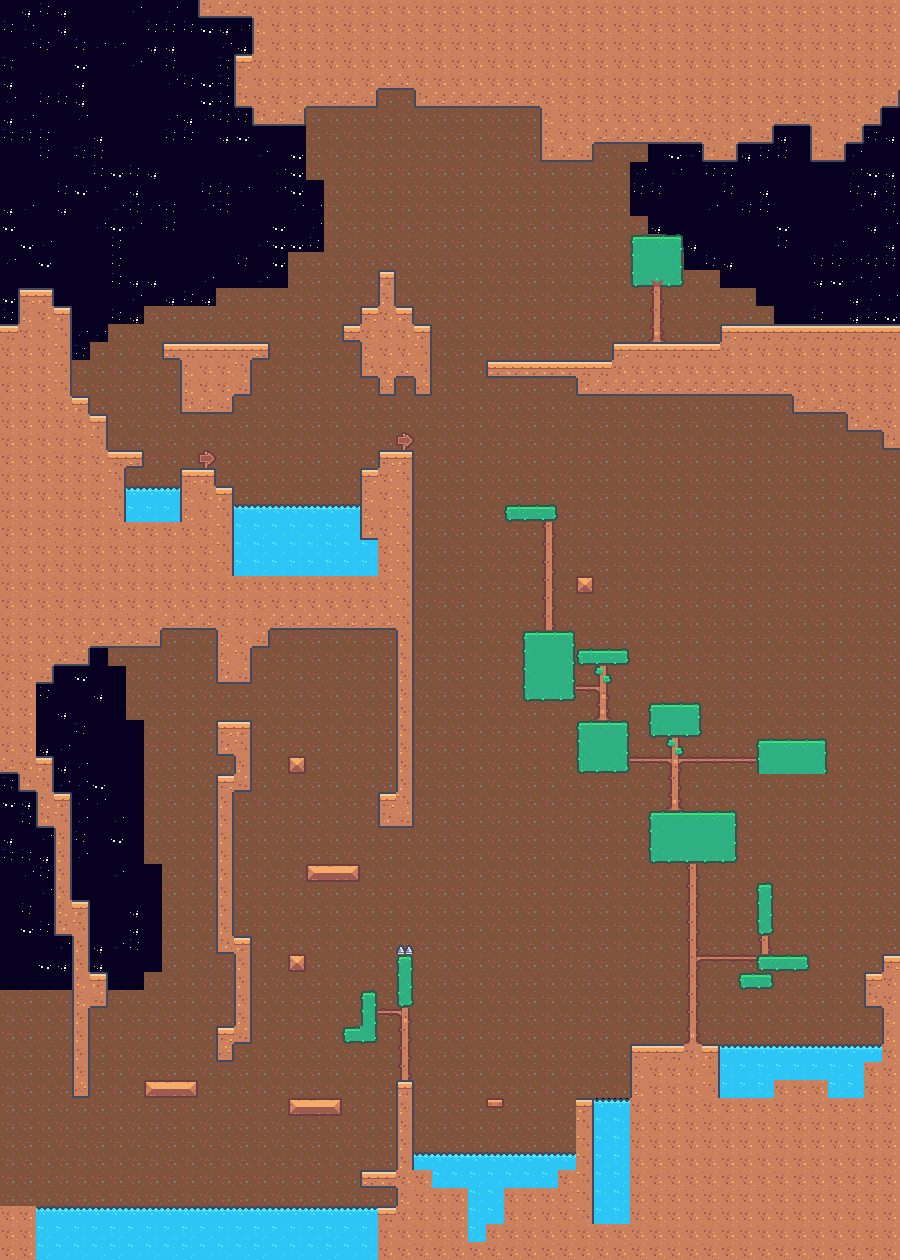

This is a level from a 2D game, rendered from its Tiled map with the project's own tilesets. A one-line summary and the map file follow, with tile-layer data summarised:
An orthogonal 50x70 tile map with 18x18 px tiles, 2 tile layers (background, Ground-n-Platforms), 2 tilesets and 44 objects (28x drown, 11x coin, spawnPoint, respawn, key, ...).

<map version="1.10" tiledversion="1.10.2" orientation="orthogonal" renderorder="right-down" width="50" height="70" tilewidth="18" tileheight="18" infinite="0" nextlayerid="10" nextobjectid="88">
 <editorsettings>
  <export target="platformer-level-3.tmj" format="json" />
 </editorsettings>
 <tileset firstgid="1" name="tilemap_packed2" tilewidth="18" tileheight="18" tilecount="180" columns="20">
  <image source="background.png" width="365" height="163" />
 </tileset>
 <tileset firstgid="181" name="kenny_tilemap_packed" tilewidth="18" tileheight="18" tilecount="180" columns="20">
  <image source="tilemap_packed.png" width="360" height="162" />
  <tile id="0">
   <properties>
    <property name="collides" type="bool" value="true" />
   </properties>
  </tile>
  <tile id="1">
   <properties>
    <property name="collides" type="bool" value="true" />
   </properties>
  </tile>
  <tile id="2">
   <properties>
    <property name="collides" type="bool" value="true" />
   </properties>
  </tile>
  <tile id="3">
   <properties>
    <property name="collides" type="bool" value="true" />
   </properties>
  </tile>
  <tile id="16">
   <properties>
    <property name="collides" type="bool" value="true" />
   </properties>
  </tile>
  <tile id="17">
   <properties>
    <property name="collides" type="bool" value="true" />
   </properties>
  </tile>
  <tile id="18">
   <properties>
    <property name="collides" type="bool" value="true" />
   </properties>
  </tile>
  <tile id="19">
   <properties>
    <property name="collides" type="bool" value="true" />
   </properties>
  </tile>
  <tile id="20">
   <properties>
    <property name="collides" type="bool" value="true" />
   </properties>
  </tile>
  <tile id="21">
   <properties>
    <property name="collides" type="bool" value="true" />
   </properties>
  </tile>
  <tile id="22">
   <properties>
    <property name="collides" type="bool" value="true" />
   </properties>
  </tile>
  <tile id="23">
   <properties>
    <property name="collides" type="bool" value="true" />
   </properties>
  </tile>
  <tile id="36">
   <properties>
    <property name="collides" type="bool" value="true" />
   </properties>
  </tile>
  <tile id="37">
   <properties>
    <property name="collides" type="bool" value="true" />
   </properties>
  </tile>
  <tile id="38">
   <properties>
    <property name="collides" type="bool" value="true" />
   </properties>
  </tile>
  <tile id="39">
   <properties>
    <property name="collides" type="bool" value="true" />
   </properties>
  </tile>
  <tile id="40">
   <properties>
    <property name="collides" type="bool" value="true" />
   </properties>
  </tile>
  <tile id="41">
   <properties>
    <property name="collides" type="bool" value="true" />
   </properties>
  </tile>
  <tile id="42">
   <properties>
    <property name="collides" type="bool" value="true" />
   </properties>
  </tile>
  <tile id="43">
   <properties>
    <property name="collides" type="bool" value="true" />
   </properties>
  </tile>
  <tile id="47">
   <properties>
    <property name="collides" type="bool" value="true" />
   </properties>
  </tile>
  <tile id="48">
   <properties>
    <property name="collides" type="bool" value="true" />
   </properties>
  </tile>
  <tile id="49">
   <properties>
    <property name="collides" type="bool" value="true" />
   </properties>
  </tile>
  <tile id="50">
   <properties>
    <property name="collides" type="bool" value="true" />
   </properties>
  </tile>
  <tile id="56">
   <properties>
    <property name="collides" type="bool" value="true" />
   </properties>
  </tile>
  <tile id="57">
   <properties>
    <property name="collides" type="bool" value="true" />
   </properties>
  </tile>
  <tile id="58">
   <properties>
    <property name="collides" type="bool" value="true" />
   </properties>
  </tile>
  <tile id="59">
   <properties>
    <property name="collides" type="bool" value="true" />
   </properties>
  </tile>
  <tile id="60">
   <properties>
    <property name="collides" type="bool" value="true" />
   </properties>
  </tile>
  <tile id="61">
   <properties>
    <property name="collides" type="bool" value="true" />
   </properties>
  </tile>
  <tile id="62">
   <properties>
    <property name="collides" type="bool" value="true" />
   </properties>
  </tile>
  <tile id="63">
   <properties>
    <property name="collides" type="bool" value="true" />
   </properties>
  </tile>
  <tile id="76">
   <properties>
    <property name="collides" type="bool" value="true" />
   </properties>
  </tile>
  <tile id="77">
   <properties>
    <property name="collides" type="bool" value="true" />
   </properties>
  </tile>
  <tile id="78">
   <properties>
    <property name="collides" type="bool" value="true" />
   </properties>
  </tile>
  <tile id="79">
   <properties>
    <property name="collides" type="bool" value="true" />
   </properties>
  </tile>
  <tile id="80">
   <properties>
    <property name="collides" type="bool" value="true" />
   </properties>
  </tile>
  <tile id="81">
   <properties>
    <property name="collides" type="bool" value="true" />
   </properties>
  </tile>
  <tile id="82">
   <properties>
    <property name="collides" type="bool" value="true" />
   </properties>
  </tile>
  <tile id="83">
   <properties>
    <property name="collides" type="bool" value="true" />
   </properties>
  </tile>
  <tile id="100">
   <properties>
    <property name="collides" type="bool" value="true" />
   </properties>
  </tile>
  <tile id="101">
   <properties>
    <property name="collides" type="bool" value="true" />
   </properties>
  </tile>
  <tile id="102">
   <properties>
    <property name="collides" type="bool" value="true" />
   </properties>
  </tile>
  <tile id="103">
   <properties>
    <property name="collides" type="bool" value="true" />
   </properties>
  </tile>
  <tile id="105">
   <properties>
    <property name="collides" type="bool" value="true" />
   </properties>
  </tile>
  <tile id="106">
   <properties>
    <property name="collides" type="bool" value="true" />
   </properties>
  </tile>
  <tile id="120">
   <properties>
    <property name="collides" type="bool" value="true" />
   </properties>
  </tile>
  <tile id="121">
   <properties>
    <property name="collides" type="bool" value="true" />
   </properties>
  </tile>
  <tile id="122">
   <properties>
    <property name="collides" type="bool" value="true" />
   </properties>
  </tile>
  <tile id="123">
   <properties>
    <property name="collides" type="bool" value="true" />
   </properties>
  </tile>
  <tile id="140">
   <properties>
    <property name="collides" type="bool" value="true" />
   </properties>
  </tile>
  <tile id="141">
   <properties>
    <property name="collides" type="bool" value="true" />
   </properties>
  </tile>
  <tile id="142">
   <properties>
    <property name="collides" type="bool" value="true" />
   </properties>
  </tile>
  <tile id="143">
   <properties>
    <property name="collides" type="bool" value="true" />
   </properties>
  </tile>
  <tile id="146">
   <properties>
    <property name="collides" type="bool" value="true" />
   </properties>
  </tile>
 </tileset>
 <layer id="2" name="background" width="50" height="70">
  <data>[3500 cells, 3500 non-empty, 11 distinct tile ids]</data>
 </layer>
 <layer id="1" name="Ground-n-Platforms" width="50" height="70">
  <data>[3500 cells, 1197 non-empty, 47 distinct tile ids]</data>
 </layer>
 <objectgroup id="7" name="InstantDeath">
  <object id="24" name="drown" gid="272" x="439.333" y="1188.67" width="18" height="18" visible="0" />
  </objectgroup>
 <objectgroup id="3" name="Spawn">
  <!-- 16 objects omitted --></objectgroup>
 <objectgroup id="4" name="Collectables">
  <!-- 14 objects omitted --></objectgroup>
 <objectgroup id="5" name="Level-Exit">
  <!-- 1 objects omitted --></objectgroup>
 <objectgroup id="6" name="Powerup" />
</map>
<!-- 43 of 44 objects omitted -->
